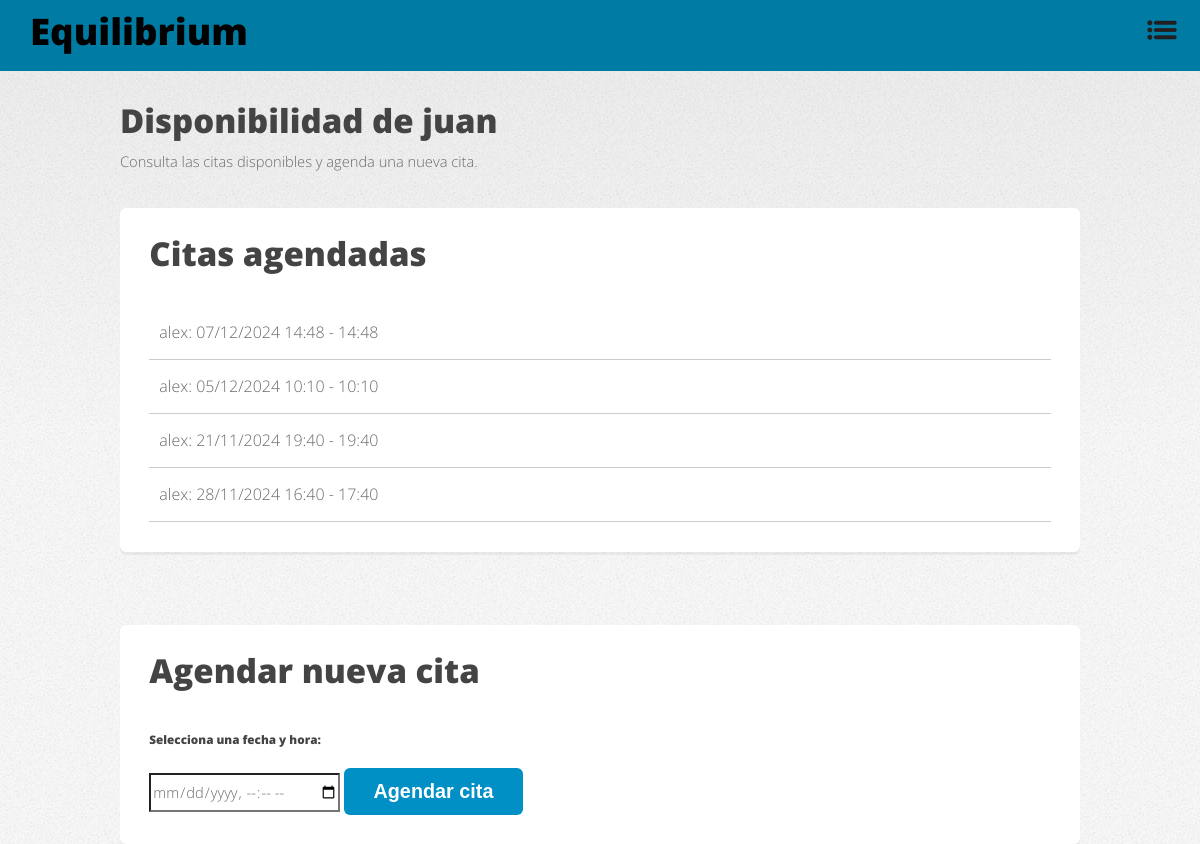
Before: /psychologist/1/schedule/ (signed in) with the older database file.
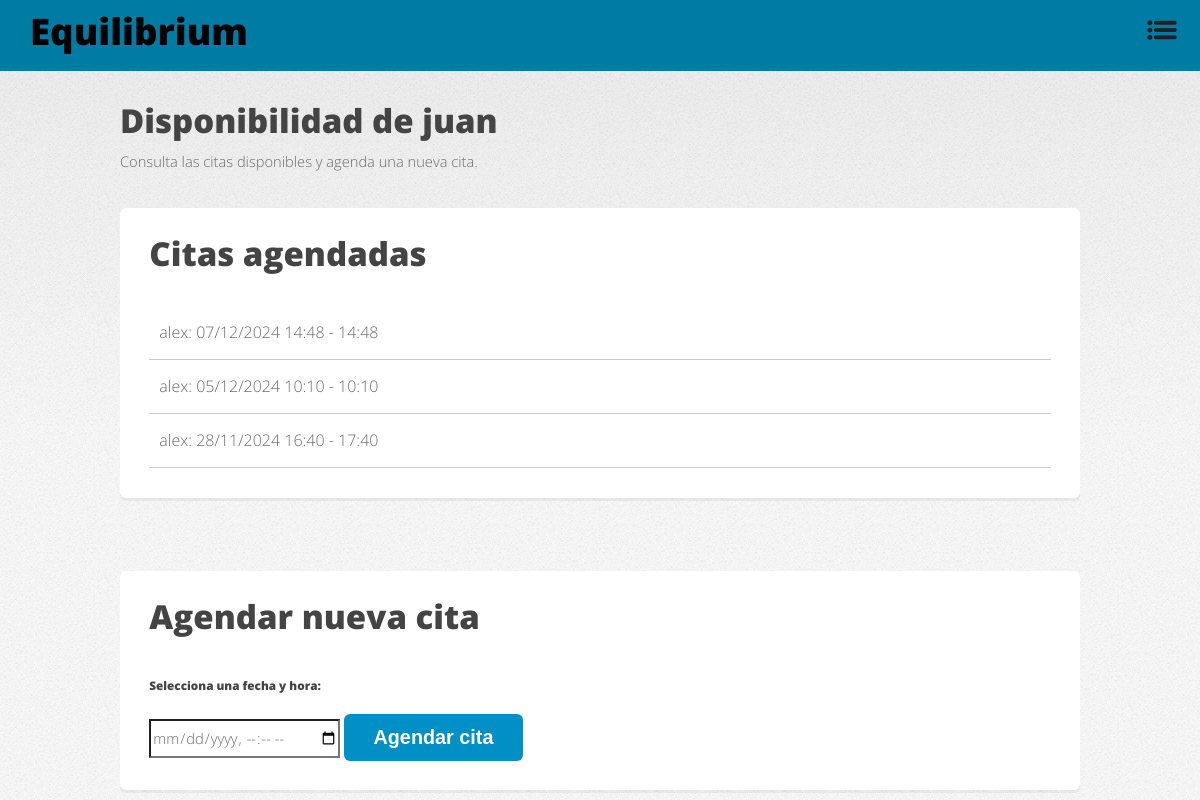
After: the same page with the newer database file.
### main/models.py (models this page shows, shortened)
class Appointment(models.Model):
    student = models.ForeignKey('Student', on_delete=models.CASCADE)
    psychologist = models.ForeignKey('Psychologist', on_delete=models.CASCADE)
    start_time = models.DateTimeField()
    end_time = models.DateTimeField()

class Student(models.Model):
    user = models.OneToOneField(User, on_delete=models.CASCADE, related_name='student_profile')
    name = models.CharField(max_length=100)
    age = models.IntegerField()
    email = models.EmailField(unique=True)
    student_number = models.CharField(max_length=20, unique=True)
    location = models.CharField(max_length=100)
    profile_photo = models.ImageField(upload_to='profile_photos/', null=True, blank=True)
    psychologist = models.ForeignKey(
        Psychologist,
        on_delete=models.SET_NULL,
        null=True,
        blank=True,
        related_name='assigned_students'
    )

### main/views.py (the view, shortened to what this page needs)
# urls.py: path('psychologist/<int:psychologist_id>/schedule/', views.psychologist_schedule, name='psychologist_schedule'),
@login_required
def psychologist_schedule(request, psychologist_id):
    psychologist = get_object_or_404(Psychologist, id=psychologist_id)
    appointments = Appointment.objects.filter(psychologist=psychologist)
    if hasattr(request.user, 'student_profile'):
        student = request.user.student_profile
    else:
        return render(request, 'psychologist_schedule.html', {
            'psychologist': psychologist,
            'appointments': appointments,
            'error': 'Solo los estudiantes pueden agendar citas.'
        })

### main/templates/psychologist_schedule.html (shortened to what this page needs)
<!DOCTYPE html>
<html lang="es">
<head>
    {% load static %}
    <link rel="stylesheet" href="{% static 'css/fontawesome-all.min.css' %}">
    <link rel="stylesheet" href="{% static 'css/main.css' %}">
</head>
<body class="is-preload">
    <div id="page-wrapper">
        <div class="blue-bar">
            <h1 id="logo"><a href="{% url 'home' %}">Equilibrium</a></h1>
            <nav id="nav">
                <ul>
                    <li class="dropdown">
                        <a href="javascript:void(0)" class="dropbtn">
                            <img src="{% static 'img/menu-icon.png' %}" alt="Menú" class="menu-icon">
                        </a>
                    </li>
                </ul>
            </nav>
        </div>
        <section id="main" class="container">
            <header class="major">
                <br>
                <h2>Disponibilidad de {{ psychologist.name }}</h2>
                <p>Consulta las citas disponibles y agenda una nueva cita.</p>
            </header>
            <section class="box special">
                <h2>Citas agendadas</h2>
                {% for appointment in appointments %}
                <div class="appointment-item">
                    <span>{{ appointment.student.name }}: {{ appointment.start_time|date:"d/m/Y H:i" }} - {{ appointment.end_time|date:"H:i" }}</span>
                </div>
                {% empty %}
                <p>No hay citas agendadas para este psicólogo.</p>
                {% endfor %}
            </section>
            <section class="box special">
                <h2>Agendar nueva cita</h2>
                <form method="POST">
                    <label for="date">Selecciona una fecha y hora:</label>
                    <input
                        type="datetime-local"
                        name="date"
                        required
                        min="{{ now|date:'Y-m-d\\TH:i' }}"
                        max="2024-12-31T20:00">
                    <button type="submit" class="button primary">Agendar cita</button>
                </form>
            </section>
        </section>
    </div>
</body>
</html>

Changed rows visible on the page:
removed Appointment: student.name "alex", start_time "21/11/2024 19:40", end_time "19:40"
